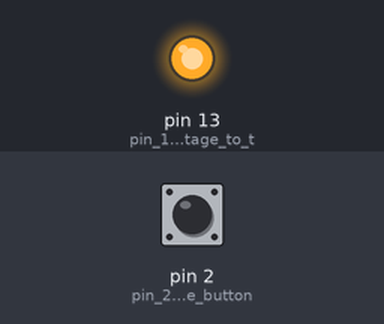
Bench run of a sketch on a simulated Arduino Uno, built with avr-gcc and run on an emulated ATmega328P. Shown: output pins drawn as LEDs (lit = HIGH). The test bench sets the inputs (shaded band); at power-on: pin 2 (pin_2_reads_the_button) HIGH.

Above: at 1.2 s.
1.3 s: pin 2 (pin_2_reads_the_button) pulled LOW for 0.15 s
At 1.37 s:
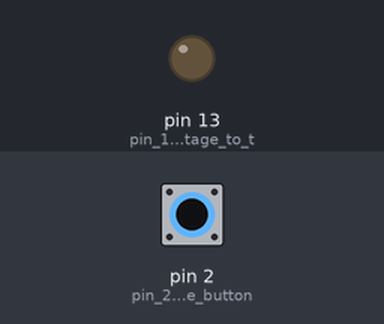
2.9 s: pin 2 (pin_2_reads_the_button) pulled LOW for 3.2 s
At 6.8 s:
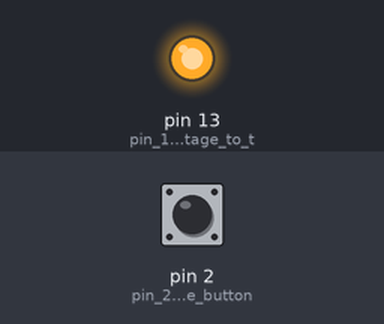
Timing chart, 0 to 8.3 s (numbered marks = the images above; inputs shaded):
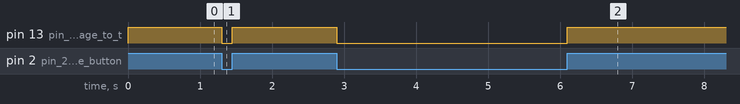

The sketch:

Button_LED_B.ino
```cpp
void setup() {
  pinMode(13, OUTPUT);      // pin 13 sends voltage to the LED circuit
  pinMode(2, INPUT_PULLUP);  // pin 2 reads the button: HIGH = not pressed , LOW = pressed
}

void loop() {
  if (digitalRead(2) == HIGH ) {     // if pin 2 reads button is high (not pressed), results in pin 13 voltage becoming high turning the LED on
    digitalWrite(13, HIGH);
} else {                            // if pin 2 reads button is low (pressed), pin 13's voltage will become low turning the LED off.
    digitalWrite(13, LOW);
}

}
```

Measured:
- after the input at 1.3 s, pin 13 (pin_13_sends_voltage_to_t): HIGH → LOW at once, → HIGH 0.15 s later
- after the input at 2.9 s, pin 13 (pin_13_sends_voltage_to_t): HIGH → LOW at once, → HIGH 3.2 s later
